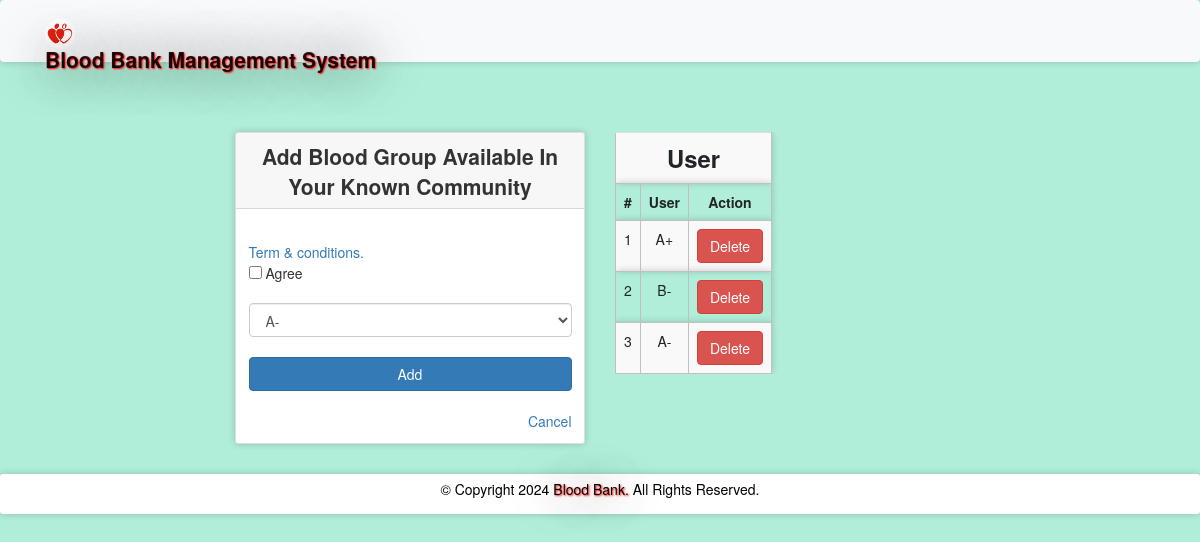
The page /blooddinfo.php (signed in) on the database as committed earlier.
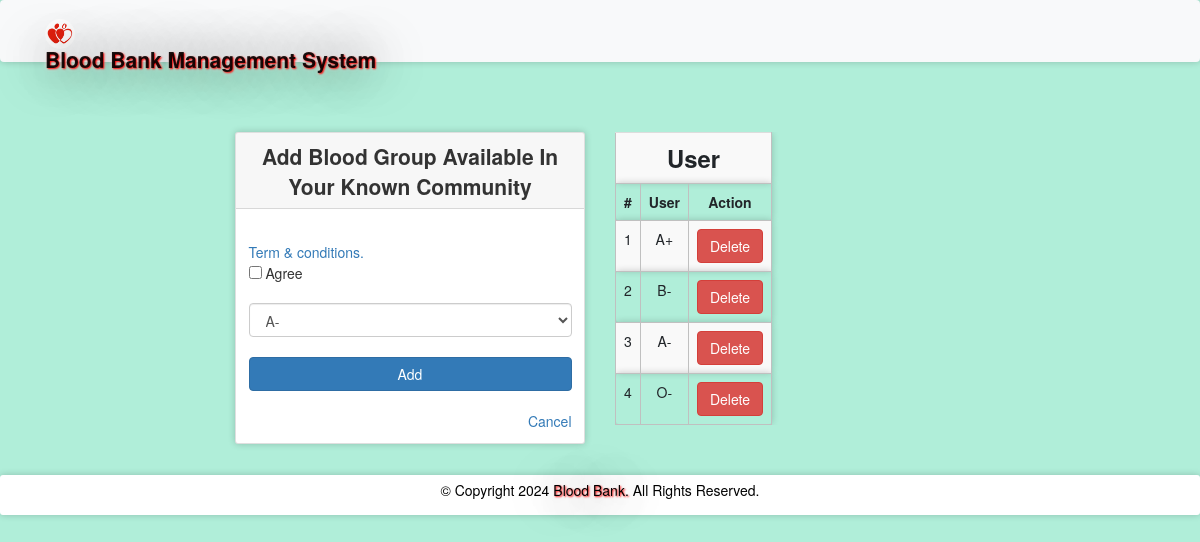
The same page on the database as committed later.
### tables this page shows
CREATE TABLE `blooddinfo` (
  `bdid` int(11) NOT NULL,
  `rid` int(11) NOT NULL,
  `bg` varchar(10) NOT NULL
);

### message.php (called while the page is built, shortened)
<?php $counter=0; if(isset($_GET['msg'])) { ?>
	<div class="col-5 alert alert alert-success alert-dismissible fade show card" id="message">
		<button type="button" class="close" data-dismiss="alert" title="close">&times;</button><?php echo $_GET['msg'];?>
	</div>
<?php }?>

### blooddinfo.php (the view, shortened to what this page needs)
<?php
  require 'file/connection.php';
  if(!isset($_SESSION['rid']))
  {
  header('location:login.php');
  }
  else {
?>
<!DOCTYPE html>
<html>
<?php require 'head.php'; ?>
<body>
  <?php require 'header.php'; ?>
    <div class="container cont">
      <?php require 'message.php'; ?>
      <div class="row justify-content-center">
         <div class="col-lg-4 col-md-5 col-sm-6 col-xs-7 mb-5">
          <div class="card">
            <div class="card-header title">Add blood group available in your known community</div>
        <div class="card-body">
        <form action="file/infoAddd.php" method="post">
          <a data-toggle="collapse" href="#collapseExample" role="button" aria-expanded="false" aria-controls="collapseExample" title="click to see">Term & conditions. </a><br>
          <input type="checkbox" name="condition" value="agree" required> Agree<br><br>
          <select class="form-control" name="bg" required="">
                <option>A-</option>
          </select><br>
          <input type="submit" name="add" value="Add" class="btn btn-primary btn-block"><br>
          <a href="Userpage.html" class="float-right" title="click here">Cancel</a>
        </form>
         </div>
       </div>
     </div>
<?php   if(isset($_SESSION['rid'])){
    $rid=$_SESSION['rid'];
    $sql = "SELECT * from blooddinfo where rid='$rid'";
    $result = mysqli_query($conn, $sql);
  }
  ?>
    <div class="col-lg-4 col-md-5 col-sm-6 col-xs-7 mb-5">
          <table class="table table-striped table-responsive">
            <th colspan="4" class="title">User</th>
            <tr>
              <th>#</th>
              <th>User</th>
              <th>Action</th>
            </tr>
            <?php while($row = mysqli_fetch_array($result)) { ?>
            <tr>
              <td><?php echo ++$counter; ?></td>
              <td><?php echo $row['bg'];?></td>
              <td><a href="file/deleted.php?bdid=<?php echo $row['bdid'];?>" class="btn btn-danger">Delete</a></td>
            </tr>
            <?php } ?>
          </table>
      </div>
   </div>
</div>
<?php require 'footer.php' ?>
</body>
<?php } ?>

Rows that differ between the two databases and show on the page:
added blooddinfo: bg "O-"
